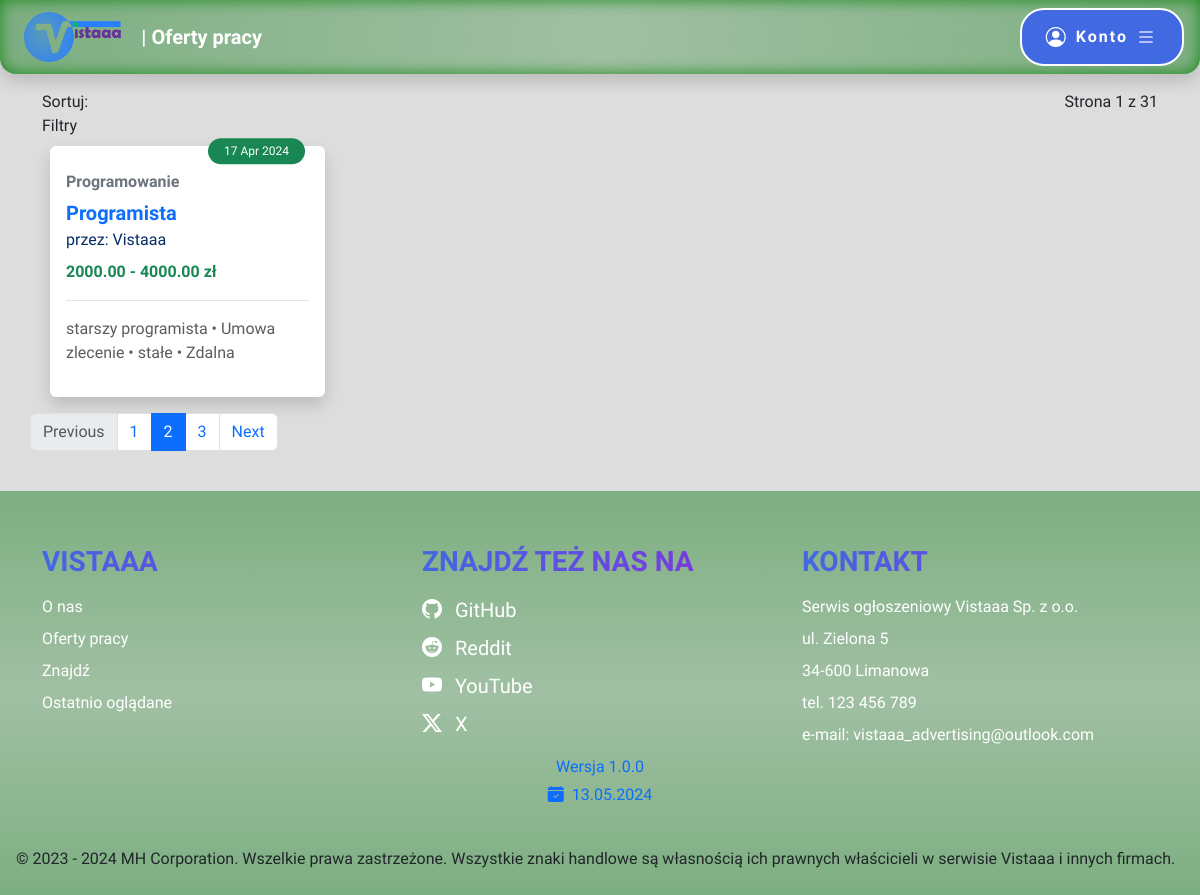
/offers.php, run on the app's committed database.
### tables this page shows
CREATE TABLE `advertisement` (
  `advertisement_id` int(10) UNSIGNED NOT NULL,
  `title` varchar(100) NOT NULL,
  `company_id` int(10) UNSIGNED NOT NULL,
  `position_name` varchar(50) NOT NULL,
  `position_level` varchar(50) NOT NULL,
  `contract_type` enum('Umowa o pracę','Umowa zlecenie','Umowa o dzieło','') NOT NULL,
  `employment_type` varchar(50) NOT NULL,
  `work_type` enum('Zdalna','Stacjonarna','Hybrydowa','') NOT NULL,
  `salary_lowest` decimal(6,2) DEFAULT NULL,
  `salary_highest` decimal(6,2) NOT NULL,
  `work_days` varchar(50) NOT NULL,
  `date_added` datetime NOT NULL,
  `date_expiration` datetime NOT NULL,
  `responsibilities` text NOT NULL,
  `requirements` text NOT NULL,
  `offer` text NOT NULL
);

CREATE TABLE `company` (
  `company_id` int(10) UNSIGNED NOT NULL,
  `email` varchar(254) NOT NULL,
  `password` varchar(244) NOT NULL,
  `name` varchar(100) NOT NULL,
  `description` text NOT NULL,
  `street` varchar(100) NOT NULL,
  `number` varchar(10) NOT NULL,
  `city` varchar(50) NOT NULL,
  `postcode` varchar(10) NOT NULL
);

### offers.php (the view, shortened to what this page needs)
<!DOCTYPE html>
<html lang="pl">
<head>
  <link href="https://cdn.jsdelivr.net/npm/bootstrap@5.3.3/dist/css/bootstrap.min.css" rel="stylesheet">
  <link rel="stylesheet" href="https://cdn.jsdelivr.net/npm/bootstrap-icons@1.11.3/font/bootstrap-icons.min.css">
  <link rel="stylesheet" href="style.css">
</head>
<body>
  <?php
    $pageName = "Oferty pracy";
	  include "header.php";
	?>
    <main class="container-lg">
        <article class="d-flex justify-content-between">
            <section>Sortuj: </section>
            <section>Strona 1 z 31</section>
        </article>
        <article class="row">
             <article class="col-4">Filtry</article>
        </article>
        <article class="row m-2">
          <?php
            require "connect.php";
            $connect = new mysqli($host, $db_user, $db_password, $db_name);
            $connect->set_charset("utf8mb4");
            $result = $connect->execute_query('SELECT * FROM advertisement');
            if($result->num_rows > 0)
            {
                while($row = $result->fetch_assoc())
                {
                    echo "<a class='d-block text-decoration-none bg-white shadow rounded col-12 col-sm-6 col-lg-4 col-xl-3 position-relative p-3 pt-4 me-2 mb-2 position-relative jobOffer' href='#'>";
                    echo "<div class='position-absolute bg-success text-white rounded-pill py-1 px-3 top-0'>".(new DateTime($row["date_added"]))->format("d M Y")."</div>";
                    $categoryResult = $connect->execute_query('SELECT name FROM advertisement_category INNER JOIN category USING(category_id) WHERE advertisement_id = ?', [$row["advertisement_id"]]);
                    $categoryArray = array();
                    while($categoryRow = $categoryResult->fetch_assoc())
                        array_push($categoryArray, $categoryRow["name"]);
                    echo "<p class='text-secondary fw-bold fs-6 mb-1'>".implode(", ", $categoryArray)."</p>";
                    echo "<p class='text-primary fw-bold fs-5 mb-0'>{$row["title"]}</p>";
                    $companyResult = $connect->execute_query('SELECT name FROM company WHERE company_id = ?', [$row["company_id"]]);
                    $companyRow = $companyResult->fetch_assoc();
                    echo "<p class='text-primary-emphasis mb-2'>przez: ".$companyRow["name"]."</p>";
                    echo "<p class='text-success fw-bold'>".(is_null($row["salary_lowest"]) ? $row["salary_highest"] : $row["salary_lowest"]." - ".$row["salary_highest"])." zł</p>";
                    echo "<hr class='text-body-tertiary'>";
                    echo "<p class='text-body-secondary'>{$row["position_level"]} &#x2022; {$row["contract_type"]} &#x2022; {$row["employment_type"]} &#x2022; {$row["work_type"]}</p>";
                    echo "</a>";
                }
            }
          ?>
        </article>
        <nav class="row" aria-label="...">
  <ul class="pagination">
    <li class="page-item disabled">
      <span class="page-link">Previous</span>
    </li>
    <li class="page-item"><a class="page-link" href="#">1</a></li>
    <li class="page-item active" aria-current="page">
      <span class="page-link">2</span>
    </li>
    <li class="page-item"><a class="page-link" href="#">3</a></li>
    <li class="page-item">
      <a class="page-link" href="#">Next</a>
    </li>
  </ul>
</nav>
  </main>
  <?php
		  include "footer.php";
	?>
</body>
</html>

### header.php (shortened to what this page needs)
<header>
    <nav class="navbar navbar-dark p-0">
        <div class="container-fluid">
            <section class="h-100 d-flex align-items-center">
                <a class="navbar-brand rounded p-1 ms-2" id="logo" href="./" data-bs-html="true" title="<i><b>System ogłoszeniowy Vistaaa</b></i> - Strona główna" data-bs-custom-class="moveTooltip" data-bs-toggle="tooltip">
                    <img src="vistaaa_full_logo.png" class="d-none d-sm-block" height="50" alt="Logo systemu ogłoszeniowego Vistaaa">
                </a>
                <span class="d-none d-md-block text-white fs-5 fw-semibold">| <?php echo  $pageName?></span>
            </section>
            <section data-bs-toggle="tooltip" title="Zarządzaj swoim kontem" class="my-2">
               <button type="button" class="commonButton d-flex align-items-center" data-bs-toggle="offcanvas" data-bs-target="#offcanvasDarkNavbar" aria-controls="offcanvasDarkNavbar" aria-label="Toggle navigation">
                    <span class='bi bi-person-circle fs-5 me-2 d-none d-sm-inline'></span>
                    <span class="d-none d-sm-inline">Konto</span>
                    <span class="bi bi-list fs-5 ms-0 ms-sm-2"></span>
                </button>
            </section>
        </div>
    </nav>
</header>

### footer.php (shortened to what this page needs)
<?php
	$version = array(
		"major" => 1,
		"minor" => 0,
		"patch" => 0,
		"otherInfo" => "",
		"releaseDate" => new DateTime("2024-05-13")
	);
?>
<footer class="px-3 pb-2">
	<article class="container mb-4">
		<section class="row">
			<div class="col-sm-6 col-md-4 pt-5">
				<h3 class="text-uppercase footerHeading mb-3">Vistaaa</h3>
				<p class="mb-2"><a href="./#mainpageBody" class="text-decoration-none mb-2">O nas</a></p>
				<p class="mb-2"><a href="./#banner" class="text-decoration-none mb-2">Oferty pracy</a></p>
				<p class="mb-2"><a href="./#offerSearch" class="text-decoration-none mb-2">Znajdź </a></p>
				<p class="mb-2"><a href="./#latestOffers" class="text-decoration-none mb-2">Ostatnio oglądane</a></p>
			</div>
			<div class="col-sm-6 col-md-4 pt-5">
				<h3 class="text-uppercase footerHeading mb-3">Znajdź też nas na</h3>
				<?php
				echo "<p class='mb-2 fs-5'><a href='https://github.com/MatiHalek/VistaaaAdvertising/releases/tag/v{$version['major']}.{$version['minor']}.{$version['patch']}' target='_blank' class='text-white text-decoration-none'><i class='bi bi-github me-2'></i> GitHub</a></p>";
				?>
				<p class="mb-2 fs-5"><a href="https://www.reddit.com/user/MatiHalek/" target="_blank" class="text-white text-decoration-none"><i class="bi bi-reddit me-2"></i> Reddit</a></p>
				<p class="mb-2 fs-5"><a href="https://www.youtube.com/MatiHalek" target="_blank" class="text-white text-decoration-none"><i class="bi bi-youtube me-2"></i> YouTube</a></p>
				<p class="mb-2 fs-5"><a href="https://twitter.com/MatiHalek" target="_blank" class="text-white text-decoration-none"><i class="bi bi-twitter-x me-2"></i> X</a></p>
			</div>
			<div class="col-sm-6 col-md-4 pt-5">
				<h3 class="text-uppercase footerHeading mb-3">Kontakt</h3>
				<p class="text-white mb-2">Serwis ogłoszeniowy Vistaaa Sp. z o.o.</p>
				<p class="text-white mb-2">ul. Zielona 5</p>
				<p class="text-white mb-2">34-600 Limanowa</p>
				<p class="text-white mb-2">tel. <a href="tel:123456789" class="text-decoration-none">123 456 789</a></p>
				<p class="text-white mb-2">e-mail: <a href="mailto:vistaaa_advertising@outlook.com" class="text-decoration-none">vistaaa_advertising@outlook.com</a></p>
			</div>
		</section>
		<?php
			echo "<p class='mb-1 text-center text-primary'>Wersja {$version['major']}.{$version['minor']}.{$version['patch']}".(empty($version["otherInfo"]) ? "" : " ".$version["otherInfo"])."</p>";
			echo "<p class='text-center text-primary'><i class='bi bi-calendar-check-fill me-2'></i>".$version["releaseDate"]->format("d.m.Y")."</p>";
		?>
	</article>
	<?php
		echo "<p class='w-100'>&copy; 2023 - ".$version["releaseDate"]->format("Y")." MH Corporation. Wszelkie prawa zastrzeżone. Wszystkie znaki handlowe są własnością ich prawnych właścicieli w serwisie Vistaaa i innych firmach.</div></div>";
	?>
</footer>

### style.css (style rules this page uses)
html, body { scrollbar-width: thin; scrollbar-color: var(--bs-primary) lightgray; font-family: Itim, cursive; }
#logo + span { font-family: Itim, cursive; }
.jobOffer > *:first-child { font-size: .75rem; font-family: Itim, cursive; transform: translateY(-30%); right: 1.25rem }
.jobOffer { font-family: 'Signika Negative', sans-serif; transition: .3s ease-in-out; }
.footerHeading { background: linear-gradient(to right, #4169E1, #8a2be2); background-clip: text; -webkit-background-clip: text; color: transparent; }
footer a { transition: .3s ease-in-out; color: white !important; }
#logo { transform-origin: 0; transition: .3s ease-in-out; }
body { padding-right: 0 !important; }
:is(h1, h2, h3, h4, h5, h6) { font-family: 'Signika Negative', sans-serif; font-weight: bold; }
body { min-height: 100vh; background-color: #DDD; display: flex; flex-direction: column; }
header { background: linear-gradient(to right, rgb(101 163 106 / .8), rgb(101 163 106 / .5), rgb(101 163 106 / .8)); border-bottom-left-radius: 1rem; border-bottom-right-radius: 1rem; position: sticky; top: 0; box-shadow: 0 0.5rem 1rem rgb(0 0 0 / .15), 0 0 1rem rgb(0 128 0 / .8) inset; backdrop-filter: blur(15px) saturate(0.4); z-index: 999; }
main { flex: 1; margin-top: 1rem; }
footer { min-height: 70px; background: linear-gradient(to bottom, rgb(101 163 106 / .8), rgb(101 163 106 / .5), rgb(101 163 106 / .8)); font-family: "Itim", cursive; }
footer { display: flex; flex-wrap: wrap; padding: .4rem; margin-top: 1.5rem; }
.commonButton, .successButton, .dangerButton { border: 2px solid; font-weight: bold; border-radius: 1.5rem; letter-spacing: 2px; margin: 0 .25rem; padding: .75rem 1.5rem; font-family: 'Signika Negative', sans-serif; transition: .3s ease-in-out; color: white; }
.commonButton { background-color: #4169E1; }

### data on the page
advertisement: date_added "17 Apr 2024", categoryArray "Programowanie", title "Programista", company.name "Vistaaa", salary_lowest "2000.00", salary_highest "4000.00", position_level "starszy programista", contract_type "Umowa zlecenie", employment_type "stałe", work_type "Zdalna"

### other printed values
$pageName "Oferty pracy"
$version['major'] "1"
$version['minor'] "0"
$version['patch'] "0"
$version["releaseDate"]->format("d.m.Y") "13.05.2024"
$version["releaseDate"]->format("Y") "2024"
